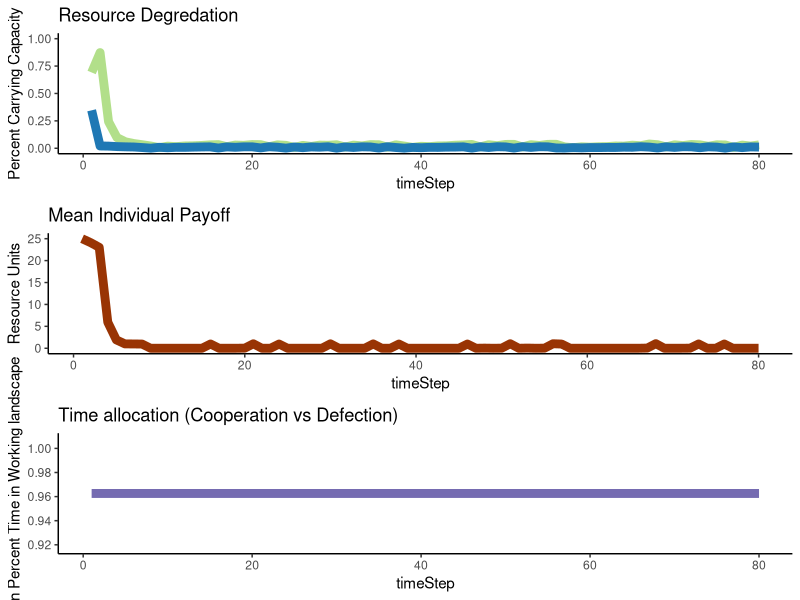

Generate this figure with R:
library(ggplot2)

abm<-function(#Specified parameters
  Individuals=100, #number of total resource users in a population
  
  TotalCarryingCapacity=10000, #total available resource units
  
  StartPercCarryingCapacity = 0.7, #amount of resources available in the landscape at the start in proportion to CC
  
  PercProtected=0.3, #percent of the total resource that's in a protected area
  
  CoopPercStart=0.9, #percent of individuals who start by following the rules at t0
  
  LearningStrategy = "Success Bias", #options are Success Bias & Conformist
  
  TimeSteps=20,
  ResourceRegenerationPerTimeStep=1.15,
  harvestMax=25,
  ProbOfMobility=0.2){
  
  ## Set parameters
  PercWorking= 1-PercProtected #percent of resource in a working landscape
  TotalCCResourceProtected=PercProtected*TotalCarryingCapacity #total resource units in carrying capacity of protected area
  TotalCCResourceWorking=PercWorking*TotalCarryingCapacity #total resource units in carrying capacity of working area
  StartResourceWorking = TotalCCResourceWorking*StartPercCarryingCapacity #number of resources in the working landscape starting
  StartResourceProtected = TotalCCResourceProtected*StartPercCarryingCapacity #number of resources in the protected landscape starting
  CoopNumStart= as.integer(CoopPercStart*Individuals) #number of individuals cooperating fully at t0
  DefNumStart= Individuals - CoopNumStart#number of individuals defecting at t0
  PercTimeProtected = c(rep(0,CoopNumStart),rbeta(DefNumStart,1,2)) #percent of their foraging time each indv spends in the PA
  PercTimeWorking = (1-PercTimeProtected)#percent of their foraging time each indv spends in the working landscape
  
  agents<-data.frame(PercTimeProtected,
                     PercTimeWorking,
                     PayoffProtectedLastTime = rep(NA,Individuals),
                     PayoffWorkingLastTime= rep(NA,Individuals))   #dataframe to be filled with initial payoffs
  
  ProtectPerDefect<-as.integer(StartResourceProtected/DefNumStart) #protected area resources per each individual harvesting there
  WorkingPerTotal<-as.integer(StartResourceWorking/Individuals) #working landscape resources per individual
  
  for ( i in 1:nrow(agents)){  #fill the starting df percent payoff from the protected landscape is a function of the amount 
    agent2<-agents[i,]   #of resources there per individual searching there, and a random draw with a chance of success equal to time spent
    agents[i,4]<-rbinom(1,WorkingPerTotal,agent2$PercTimeWorking)
    agents[i,4]<-ifelse(agents[i,4]>harvestMax,harvestMax,agents[i,4])
    agents[i,3]<- ifelse(agents[i,4]<= harvestMax,rbinom(1,ProtectPerDefect,agent2$PercTimeProtected),0) #if they didnt get the max harvest, then 
    agents[i,3]<-ifelse(agents[i,3]>harvestMax-agents[i,4],harvestMax-agents[i,4],agents[i,3])
  } #see what they get from the working landscape first
  
  
  
  agents$PayoffTotalLastTime<- agents$PayoffProtectedLastTime + agents$PayoffWorkingLastTime #total payoff is the sum of what they get from both areas
  
  
  output<-data.frame(timeStep = 1:TimeSteps, #create df to fill with the outputs from each time step
                     meanTimeProtect = rep(NA,TimeSteps),
                     meanTimeWorking = rep(NA,TimeSteps),
                     NumResourcesProtect = rep(NA,TimeSteps),
                     percCCProtect = rep(NA,TimeSteps),
                     NumResourcesWorking = rep(NA,TimeSteps),
                     percCCWorking = rep(NA,TimeSteps),
                     meanPayoff = rep(NA,TimeSteps))
  
  output$meanTimeProtect[1] <- mean(agents$PercTimeProtected)  #fill it with the outouts from time 1
  output$meanTimeWorking[1]  <- mean(agents$PercTimeWorking) 
  output$NumResourcesProtect[1] <- StartResourceProtected-sum(agents$PayoffProtectedLastTime) 
  output$NumResourcesWorking[1] <- StartResourceWorking-sum(agents$PayoffWorkingLastTime) 
  output$percCCProtect[1]  <- output$NumResourcesProtect[1]/TotalCCResourceProtected
  output$percCCWorking[1]  <- output$NumResourcesWorking[1]/TotalCCResourceWorking
  output$meanPayoff[1]  <- mean(agents$PayoffTotalLastTime) 
  
  
  
  for (t in 2:TimeSteps){  #run the abm for all o fthe time steps
    
    #choose new strategy  
    
    LastTimeAgents<-agents  #save the agents from the pervious time to a new df
    
    LastTimePercTimeProtected<-LastTimeAgents$PercTimeProtected  #pull out the previous pretected foraging times as vector
    LastTimePercWorking<-LastTimeAgents$PercTimeWorking  #pull out the previous working foraging times as vector
    
    PercTimeProtected<-rep(NA,length(PercTimeProtected))  #nullify the previous perc time protected vector so we can fill it later and be confident the values changed
    
    if(LearningStrategy == "Success Bias"){ 
      for (j in 1:nrow(LastTimeAgents)){  
        ThisAgent<-LastTimeAgents[j,]      #modify the foraging strategy of each agent individually
        OtherAgents<-LastTimeAgents[-j,]   #dataframe of ther agents for them to copy from
        ThisAgentPayoff<-ThisAgent$PayoffTotalLastTime   #payoff last time period for this agent
        OtherAgentSpecific<-OtherAgents[sample(nrow(OtherAgents),1),] #choose a specific agent for them to get paired up with
        OtherAgentPayoff<-OtherAgentSpecific$PayoffTotalLastTime  #Payoff the other agent recieved
        OtherAgentPercProtect<-OtherAgentSpecific$PercTimeProtected #strategy of other agent
        ThisAgentPercProtect<-ThisAgent$PercTimeProtected  #strategy of this agent
        
        PercTimeProtected[j]<-ifelse(ThisAgentPayoff >=OtherAgentPayoff,ThisAgent$PercTimeProtected,
                                     (ThisAgentPercProtect+((OtherAgentPercProtect-ThisAgentPercProtect)/2))) #vector of new strategies
        
        #if this agent did better than the randomly selected agent then they keep their strategy
        #if they did worse thnan they modify their strategy to be the difference between their previou sstrategy and the randomly selected agent
        
      }}
    if(LearningStrategy == "Conformist"){
      for (j in 1:nrow(LastTimeAgents)){  
        ThisAgent<-LastTimeAgents[j,]      #Pull out each specific agent
        OtherAgents<-LastTimeAgents[-j,]   #dataframe of ther agents for them to copy from
        OtherAgentsPercProtect<-mean(OtherAgents$PercTimeProtected )# mean strategy of other agents
        ThisAgentPercProtect<-ThisAgent$PercTimeProtected  #strategy of this agent
        
        PercTimeProtected[j]<-(ThisAgentPercProtect+((OtherAgentsPercProtect-ThisAgentPercProtect)/2)) #vector of new strategies
      }}
    
    PercTimeWorking<- 1-PercTimeProtected   #time foraging in the working landscape
    
    
    agents<-data.frame(PercTimeProtected,   #new agent dataframe to fill
                       PercTimeWorking,
                       PayoffProtectedLastTime = rep(NA,Individuals),
                       PayoffWorkingLastTime= rep(NA,Individuals)) 
    
    
    #New resource pools to pull from
    #make sure they dont regenerate past their carrying capacity
    
    NewProtectedResourcesTotal<-round(output$NumResourcesProtect[t-1] * ResourceRegenerationPerTimeStep,digits=0)
    NewProtectedResourcesTotal<-ifelse(NewProtectedResourcesTotal<=  TotalCCResourceProtected,NewProtectedResourcesTotal, TotalCCResourceProtected)
    NewWorkingResourcesTotal<-round(output$NumResourcesWorking[t-1] * ResourceRegenerationPerTimeStep,digits=0)
    NewWorkingResourcesTotal<-ifelse(NewWorkingResourcesTotal<=TotalCCResourceWorking,NewWorkingResourcesTotal,TotalCCResourceWorking)
    
    ##Resource mobility
    LeaveWorking<-rbinom(1,NewWorkingResourcesTotal,ProbOfMobility) #number of resources which leave the protected area
    LeaveProtected<-rbinom(1,NewProtectedResourcesTotal,ProbOfMobility)#number of resources which leave the working area
    
    #do the accounting on entering vs leaving individuals
    NewWorkingResourcesTotal<-NewWorkingResourcesTotal-LeaveWorking+LeaveProtected
    NewProtectedResourcesTotal<-NewProtectedResourcesTotal-LeaveProtected+LeaveWorking
    
    #Make sure they dont go over the CC again
    NewWorkingResourcesTotal<-ifelse(NewWorkingResourcesTotal<=TotalCCResourceWorking,NewWorkingResourcesTotal,TotalCCResourceWorking)
    NewProtectedResourcesTotal<-ifelse(NewProtectedResourcesTotal<=  TotalCCResourceProtected,NewProtectedResourcesTotal, TotalCCResourceProtected)
    
    
    ##calculate available resources per individual
    ProtectPerDefect<-as.integer(NewProtectedResourcesTotal/nrow(agents[agents$PercTimeProtected>0,])) #protected area resources per each individual harvesting there  
    WorkingPerTotal<-as.integer(NewWorkingResourcesTotal/Individuals)
    
    
    for ( i in 1:nrow(agents)){  #fill the starting df percent payoff from the protected landscape is a function of the amount 
      agent2<-agents[i,]   #of resources there per individual searching there, and a random draw with a chance of success equal to time spent
      agents[i,4]<-rbinom(1,WorkingPerTotal,agent2$PercTimeWorking)
      agents[i,4]<-ifelse(agents[i,4]>harvestMax,harvestMax,agents[i,4])
      agents[i,3]<- ifelse(agents[i,4]<= harvestMax,rbinom(1,ProtectPerDefect,agent2$PercTimeProtected),0) #if they didnt get the max harvest, then 
      agents[i,3]<-ifelse(agents[i,3]>harvestMax-agents[i,4],harvestMax-agents[i,4],agents[i,3])
    } #see what they get from the working landscape first
    
    
    
    agents$PayoffTotalLastTime<- agents$PayoffProtectedLastTime + agents$PayoffWorkingLastTime #total payoff is the sum of what they get from both areas
    
    output$meanTimeProtect[t] <- mean(agents$PercTimeProtected)  #fill it with the outouts from time 1
    output$meanTimeWorking[t]  <- mean(agents$PercTimeWorking) 
    output$NumResourcesProtect[t] <- NewProtectedResourcesTotal-sum(agents$PayoffProtectedLastTime) 
    output$NumResourcesWorking[t]  <- NewWorkingResourcesTotal-sum(agents$PayoffWorkingLastTime)
    output$percCCProtect[t]  <- output$NumResourcesProtect[t]/TotalCCResourceProtected
    output$percCCWorking[t]  <- output$NumResourcesWorking[t]/TotalCCResourceWorking
    output$meanPayoff[t]  <- mean(agents$PayoffTotalLastTime)
    
  }
  
  
  p1<-ggplot(data=output,aes(x=timeStep))+
    geom_line(aes(y=percCCProtect),size=3,color="#b2df8a")+
    geom_line(aes(y=percCCWorking),size=3,color="#1f78b4")+
    ylim(0, 1.0)+theme_classic()+ylab("Percent Carrying Capacity")+
    scale_colour_manual(name = 'Area', 
                        values =c('#b2df8a'='#b2df8a','#1f78b4'='#1f78b4'), labels = c('Protected Area','Working Landscape'))+
    ggtitle("Resource Degredation")
  
  
  p2<-ggplot(data=output,aes(x=timeStep))+
    geom_line(aes(y=meanPayoff),size=3,color="#993404")+
    theme_classic()+ylab("Resource Units")+
    ggtitle("Mean Individual Payoff")
  
  p3<-ggplot(data=output,aes(x=timeStep))+
    geom_line(aes(y=meanTimeWorking),size=3,color="#756bb1")+
    theme_classic()+ylab("Mean Percent Time in Working landscape")+
    ggtitle("Time allocation (Cooperation vs Defection)")
  
  x<-gridExtra::grid.arrange(p1,p2,p3,ncol=1)
  
  
  return(output) 
}



abm(TimeSteps=80,ProbOfMobility = 0.8,LearningStrategy = "Conformist")
